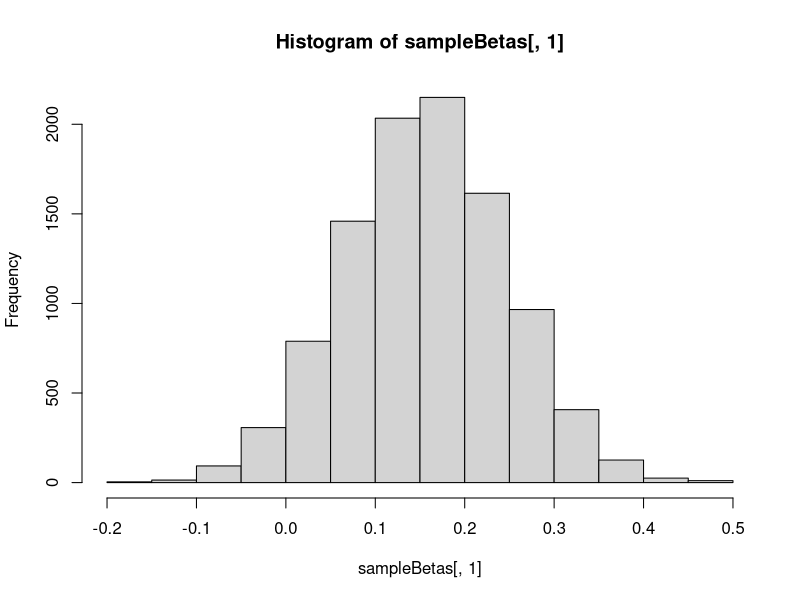
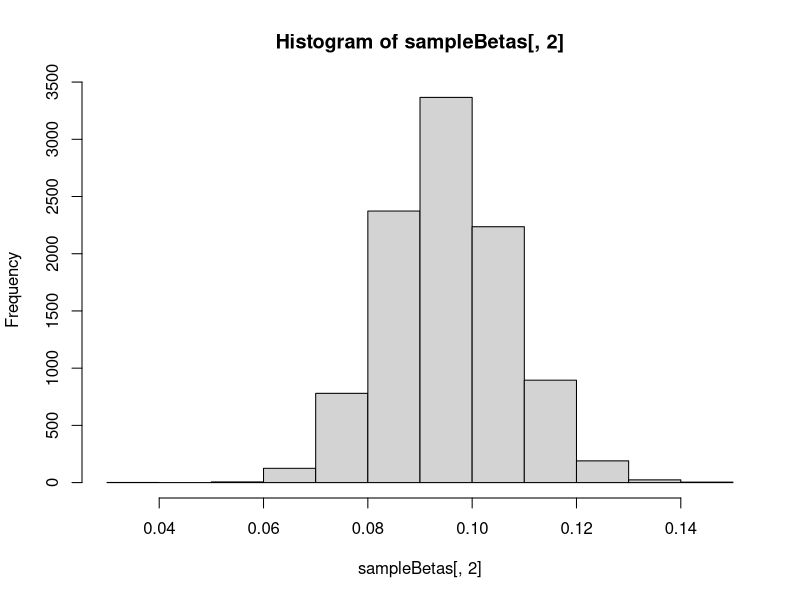
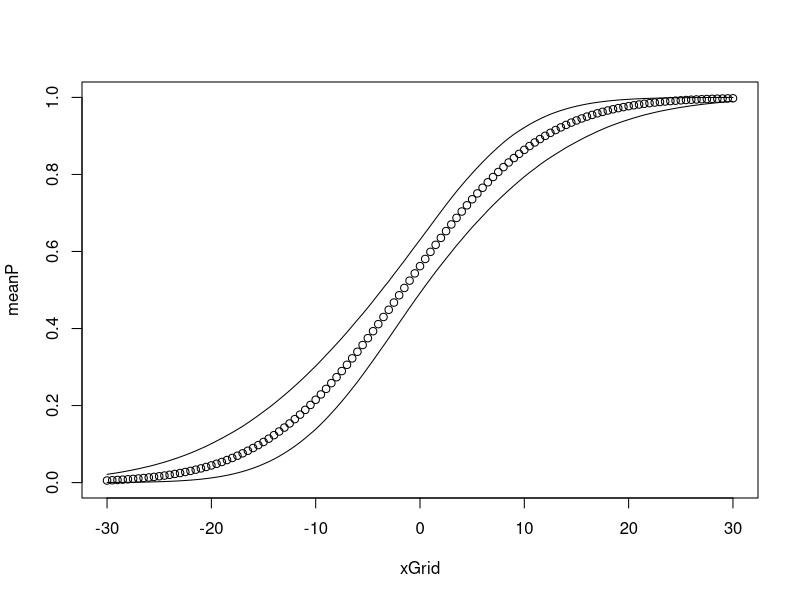
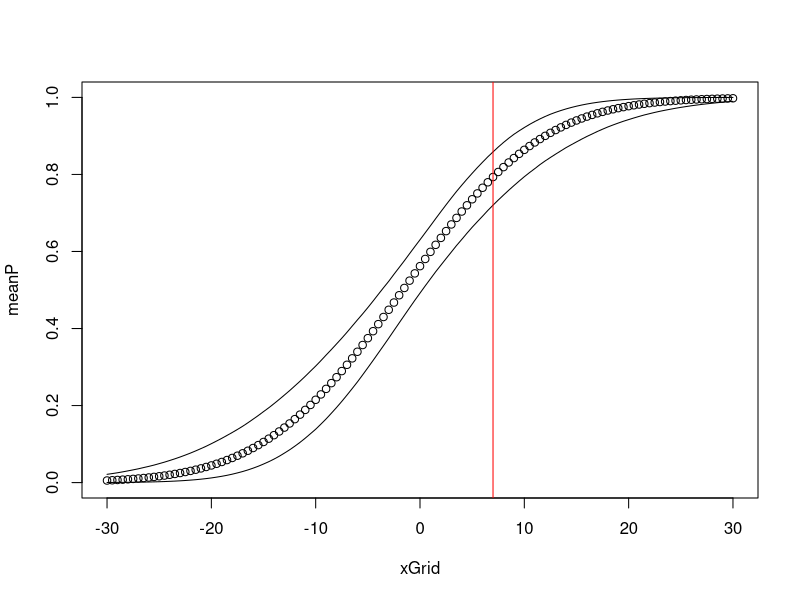
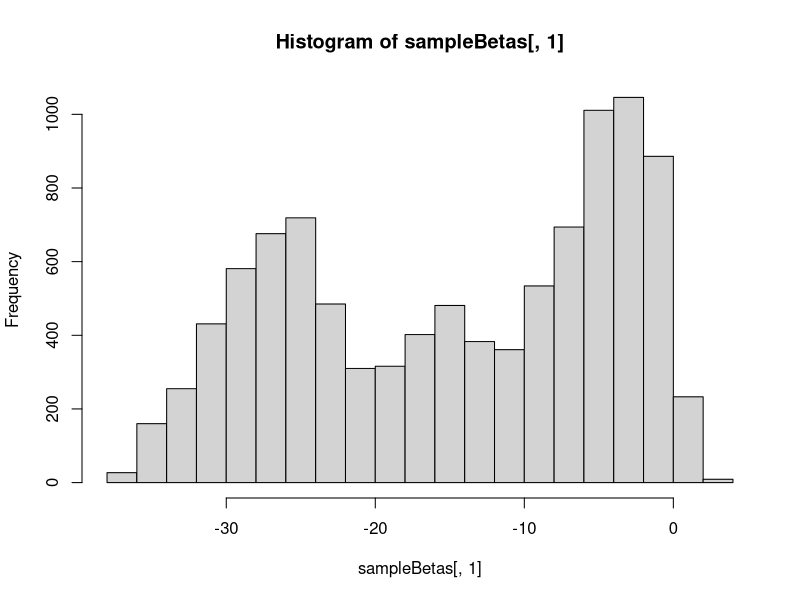
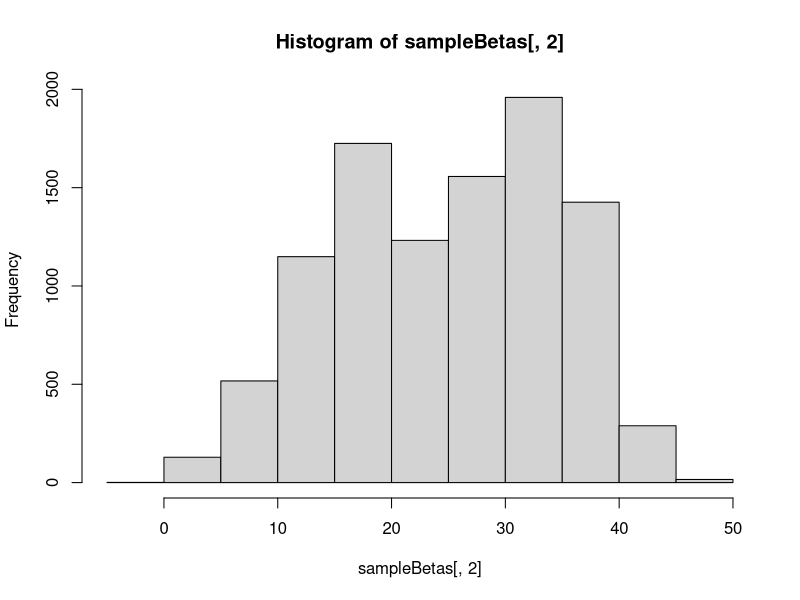
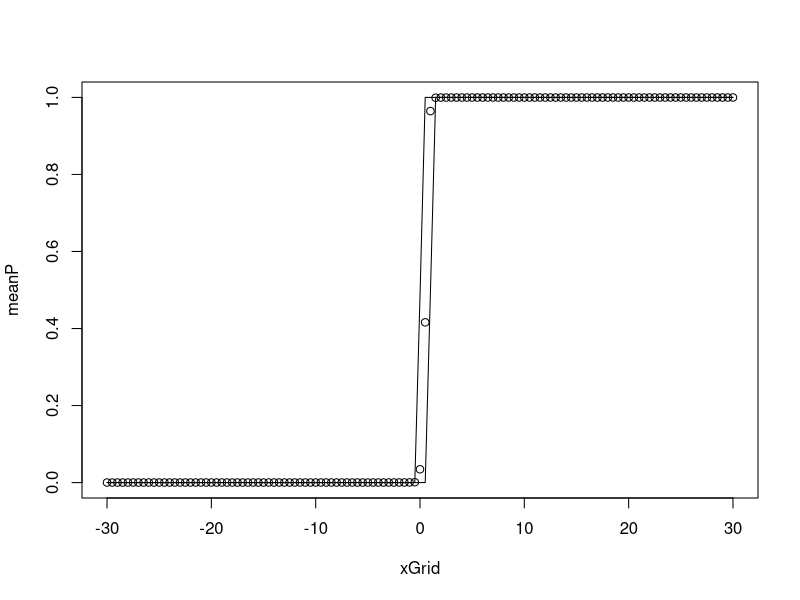

These charts were generated, in order, by the following R code:
## ---- chunk 1
knitr::opts_chunk$set(echo = TRUE)
## ---- chunk 2
# Import Libraries 
library(tidyverse)
## ---- chunk 3
# Load in data 
footballdata <- read.table("NFL2010_pres5.txt", head = T, sep = ",")
## ---- chunk 4
modeldata <- footballdata %>%
  mutate(response1 = case_when(
    Home.win == "home win" ~ 1,
    Home.win == "road win" ~ 0
  ))
## ---- chunk 5
# initialize parameters 
x = modeldata$Halftime.H.R
X = cbind(1,x) # covariate matrix 
y = modeldata$response1
theta = 0*y
V = solve(t(X)%*%{X})
rtV = t(chol(V)) 
nsim = 10000

# when y is zero want thetas negative
theta[y == 0] = qnorm(runif(sum(y==0), 0, 0.5))
# when y is 1 want thetas positives
theta[y == 1] = qnorm(runif(sum(y==1), 0.5, 1))

# will store the beta values 
sampleBetas = matrix(0,ncol = 2, nrow = nsim)

# for nsim iterations 
for (i in 1:nsim) {
  # sample each parameter from its conditional dist
  # for beta 
  Betahat = V%*%t(X)%*%theta
  Beta = Betahat+rtV%*%rnorm(2) # taking V ^1/2 times Z is distributed as N(0,V)
  # for theta 
  mu = X%*%Beta
  z = 0*mu
  z[y==0] = qnorm(runif(sum(y==0), 0,pnorm(-mu[y==0])))
  z[y==1] = qnorm(runif(sum(y==1),pnorm(-mu[y==1]),1))
  theta = mu + z
  # add sample betas to matrix
  sampleBetas[i,] = Beta # putting the values of betas in the i'th row of the matrix 
}

sampleBetas
## ---- chunk 6
# histogram of output
hist(sampleBetas[,1])
hist(sampleBetas[,2])
## ---- chunk 7
# getting the means for both Beta 0 and Beta 1
apply(sampleBetas, 2, mean)
## ---- chunk 8
probit_model <- glm(response1 ~ Halftime.H.R, data = modeldata,family = "binomial")
summary(probit_model)
## ---- chunk 9
xGrid = seq(-30,30,0.5)
probMap = matrix(0, ncol = length(xGrid), nrow = nsim)

for (i in 1:nsim){
  for (j in 1:length(xGrid)){
      # regression line with the estimates 
      mu = sampleBetas[i,1] + xGrid[j]*sampleBetas[i,2]
      probMap[i,j] = pnorm(mu) 
  }
}

# get the lower 5 percent of samples
lower025 = apply(probMap, 2, quantile, 0.025)
# get the upper 5 percent of values 
upper975 = apply(probMap, 2, quantile, 0.975)


meanP = apply(probMap, 2, mean)

plot(xGrid, meanP, ylim = c(0,1))
lines(xGrid, lower025)
lines(xGrid, upper975)
## ---- chunk 10
lower_bound = lower025[7]
upper_bound = upper975[7]
lower_bound
upper_bound

plot(xGrid, meanP, ylim = c(0,1))
lines(xGrid, lower025)
lines(xGrid, upper975)
abline(v = 7, col = "red")
## ---- chunk 11
# initialize parameters 
x = c(-2,-1,0,1,2)
X = cbind(1,x) # m by 2 covariate matrix 
y = c(0,0,0,1,1)
theta = 0*y
V = solve(t(X)%*%{X})
rtV = t(chol(V)) 
nsim = 10000

# when y is zero want thetas negative
theta[y == 0] = qnorm(runif(sum(y==0), 0, 0.5))
# when y is 1 want thetas positives
theta[y == 1] = qnorm(runif(sum(y==1), 0.5, 1))

# will store the beta values 
sampleBetas = matrix(0,ncol = 2, nrow = nsim)

# for 100 iterations 
for (i in 1:nsim) {
  # sample each parameter from its conditional dist
  # for beta 
  Betahat = V%*%t(X)%*%theta
  Beta = Betahat+rtV%*%rnorm(2) # taking V ^1/2 times Z is distributed as N(0,V)
  # for theta 
  mu = X%*%Beta
  z = 0*mu
  z[y==0] = qnorm(runif(sum(y==0), 0,pnorm(-mu[y==0])))
  z[y==1] = qnorm(runif(sum(y==1),pnorm(-mu[y==1]),1))
  theta = mu + z
  # add sample betas to matrix
  sampleBetas[i,] = Beta # putting the values of betas in the i'th row of the matrix 
}

sampleBetas
## ---- chunk 12
# historgram of output
hist(sampleBetas[,1])
hist(sampleBetas[,2])
## ---- chunk 13
# getting the means for both Beta 0 and Beta 1
apply(sampleBetas, 2, mean)
## ---- chunk 14
xGrid = seq(-30,30,0.5)
probMap = matrix(0, ncol = length(xGrid), nrow = nsim)

for (i in 1:nsim){
  for (j in 1:length(xGrid)){
      # regression line with the estimates 
      mu = sampleBetas[i,1] + xGrid[j]*sampleBetas[i,2]
      probMap[i,j] = pnorm(mu) 
  }
}

# get the lower 5 percent of samples
lower025 = apply(probMap, 2, quantile, 0.025)
# get the upper 5 percent of values 
upper975 = apply(probMap, 2, quantile, 0.975)


meanP = apply(probMap, 2, mean)

plot(xGrid, meanP, ylim = c(0,1))
lines(xGrid, lower025)
lines(xGrid, upper975)
